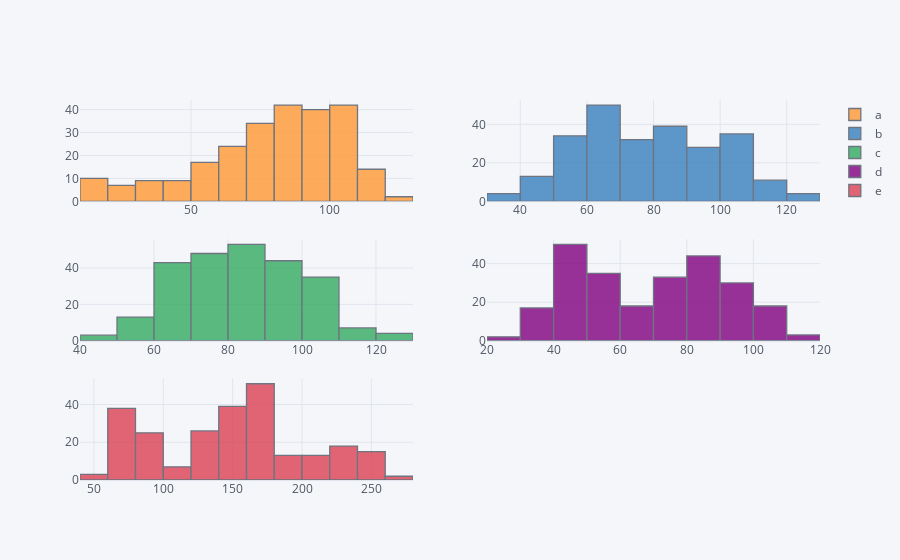

The cell this chart's notebook holds for it:
### Code cell
plyo.iplot(
    df.iplot(kind='hist',  
             subplots=True,  
             bins=15,  
             asFigure=True),
    image='png',
    filename='ply_03'
)

### Figure 1 — Plotly figure (JSON) as saved in the notebook; plotly's stock layout.template omitted (floating-point values rounded to 4 significant figures; data arrays with more than 128 entries replaced by an {"elided": "..."} marker saying what was removed)
{"data": [{"opacity": 0.8, "name": "a", "yaxis": "y", "histnorm": "", "xaxis": "x", "nbinsx": 15, "histfunc": "count", "marker": {"color": "rgba(255, 153, 51, 1.0)", "line": {"color": "#4D5663", "width": 1.3}}, "x": {"elided": "250 float values"}, "type": "histogram", "orientation": "v"}, {"opacity": 0.8, "name": "b", "yaxis": "y2", "histnorm": "", "xaxis": "x2", "nbinsx": 15, "histfunc": "count", "marker": {"color": "rgba(55, 128, 191, 1.0)", "line": {"color": "#4D5663", "width": 1.3}}, "x": {"elided": "250 float values"}, "type": "histogram", "orientation": "v"}, {"opacity": 0.8, "name": "c", "yaxis": "y3", "histnorm": "", "xaxis": "x3", "nbinsx": 15, "histfunc": "count", "marker": {"color": "rgba(50, 171, 96, 1.0)", "line": {"color": "#4D5663", "width": 1.3}}, "x": {"elided": "250 float values"}, "type": "histogram", "orientation": "v"}, {"opacity": 0.8, "name": "d", "yaxis": "y4", "histnorm": "", "xaxis": "x4", "nbinsx": 15, "histfunc": "count", "marker": {"color": "rgba(128, 0, 128, 1.0)", "line": {"color": "#4D5663", "width": 1.3}}, "x": {"elided": "250 float values"}, "type": "histogram", "orientation": "v"}, {"opacity": 0.8, "name": "e", "yaxis": "y5", "histnorm": "", "xaxis": "x5", "nbinsx": 15, "histfunc": "count", "marker": {"color": "rgba(219, 64, 82, 1.0)", "line": {"color": "#4D5663", "width": 1.3}}, "x": {"elided": "250 float values"}, "type": "histogram", "orientation": "v"}], "layout": {"xaxis": {"tickfont": {"color": "#4D5663"}, "domain": [0, 0.45], "title": {"text": "", "font": {"color": "#4D5663"}}, "showgrid": true, "zerolinecolor": "#E1E5ED", "gridcolor": "#E1E5ED", "anchor": "y"}, "title": {"font": {"color": "#4D5663"}}, "paper_bgcolor": "#F5F6F9", "xaxis5": {"tickfont": {"color": "#4D5663"}, "domain": [0, 0.45], "title": {"text": "", "font": {"color": "#4D5663"}}, "showgrid": true, "zerolinecolor": "#E1E5ED", "gridcolor": "#E1E5ED", "anchor": "y5"}, "plot_bgcolor": "#F5F6F9", "xaxis4": {"tickfont": {"color": "#4D5663"}, "domain": [0.55, 1], "title": {"text": "", "font": {"color": "#4D5663"}}, "showgrid": true, "zerolinecolor": "#E1E5ED", "gridcolor": "#E1E5ED", "anchor": "y4"}, "xaxis3": {"tickfont": {"color": "#4D5663"}, "domain": [0, 0.45], "title": {"text": "", "font": {"color": "#4D5663"}}, "showgrid": true, "zerolinecolor": "#E1E5ED", "gridcolor": "#E1E5ED", "anchor": "y3"}, "xaxis2": {"tickfont": {"color": "#4D5663"}, "domain": [0.55, 1], "title": {"text": "", "font": {"color": "#4D5663"}}, "showgrid": true, "zerolinecolor": "#E1E5ED", "gridcolor": "#E1E5ED", "anchor": "y2"}, "yaxis": {"tickfont": {"color": "#4D5663"}, "domain": [0.7333, 1], "title": {"text": "", "font": {"color": "#4D5663"}}, "showgrid": true, "zerolinecolor": "#E1E5ED", "gridcolor": "#E1E5ED", "anchor": "x"}, "barmode": "overlay", "yaxis2": {"tickfont": {"color": "#4D5663"}, "domain": [0.7333, 1], "title": {"text": "", "font": {"color": "#4D5663"}}, "showgrid": true, "zerolinecolor": "#E1E5ED", "gridcolor": "#E1E5ED", "anchor": "x2"}, "yaxis3": {"tickfont": {"color": "#4D5663"}, "domain": [0.3667, 0.6333], "title": {"text": "", "font": {"color": "#4D5663"}}, "showgrid": true, "zerolinecolor": "#E1E5ED", "gridcolor": "#E1E5ED", "anchor": "x3"}, "yaxis4": {"tickfont": {"color": "#4D5663"}, "domain": [0.3667, 0.6333], "title": {"text": "", "font": {"color": "#4D5663"}}, "showgrid": true, "zerolinecolor": "#E1E5ED", "gridcolor": "#E1E5ED", "anchor": "x4"}, "yaxis5": {"tickfont": {"color": "#4D5663"}, "domain": [0, 0.2667], "title": {"text": "", "font": {"color": "#4D5663"}}, "showgrid": true, "zerolinecolor": "#E1E5ED", "gridcolor": "#E1E5ED", "anchor": "x5"}, "legend": {"bgcolor": "#F5F6F9", "font": {"color": "#4D5663"}}}}
